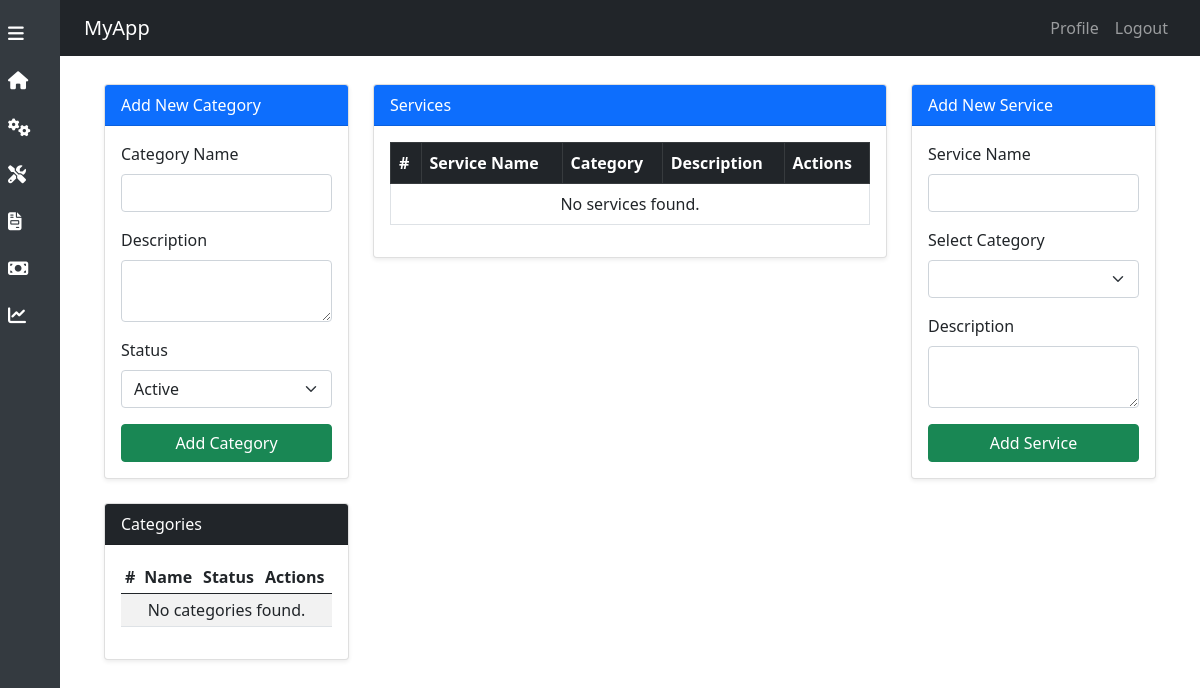
Before: /service/service/ with the older database file.
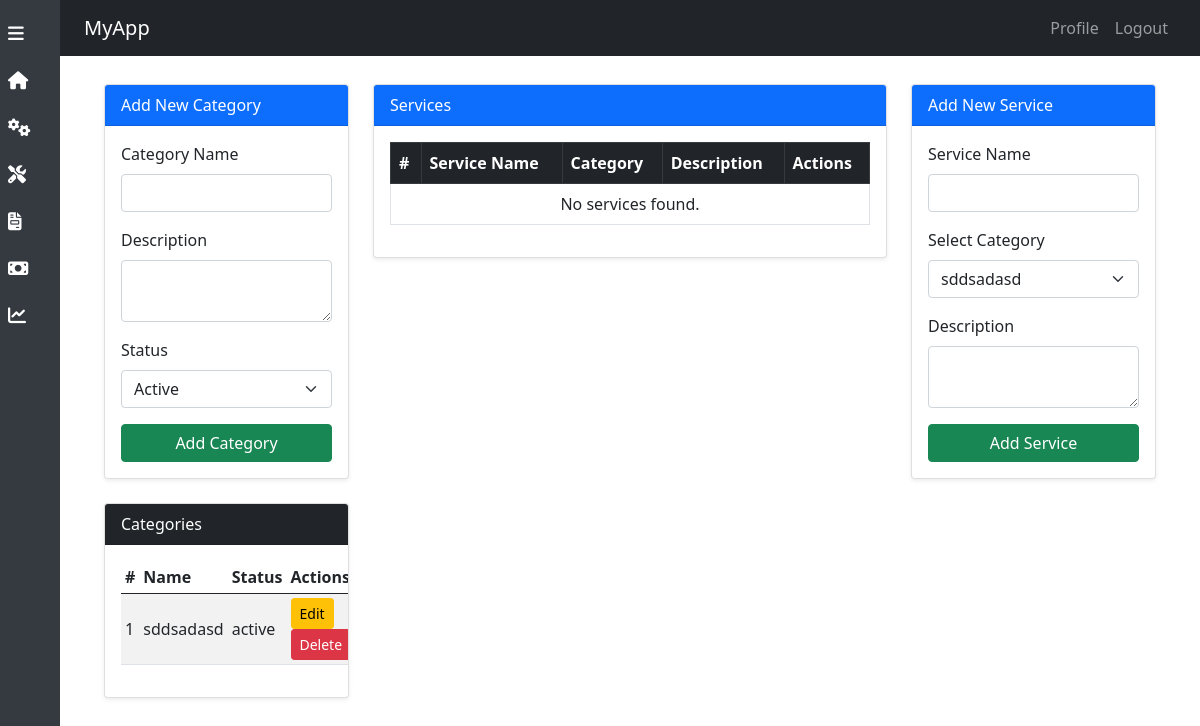
After: the same page with the newer database file.
### service/models.py (models this page shows, shortened)
class Category(models.Model):
    STATUS_CHOICES = [
        ('Active', 'Active'),
        ('Inactive', 'Inactive'),
    ]
    name = models.CharField(max_length=255, unique=True)
    description = models.TextField(blank=True, null=True)
    status = models.CharField(max_length=10, choices=STATUS_CHOICES, default='Active')

### service/views.py (the view)
# urls.py: path('', include('dashboard.urls')),
def dashboard(request):
    categories = Category.objects.all()
    services = Service.objects.all()
    return render(request, 'service.html', {'categories': categories, 'services': services})

### service/templates/service.html (shortened to what the changed rows need)
{% extends 'base.html' %}
{% load static %}
{% block content %}
<div class="container-fluid mt-4">
  <div class="row">
    <div class="col-md-3">
      <div class="card shadow-sm">
        <div class="card-body table-responsive">
          <table class="table table-sm table-striped align-middle">
            <thead>
              <tr>
                <th>#</th>
                <th>Name</th>
                <th>Status</th>
                <th>Actions</th>
              </tr>
            </thead>
            <tbody>
              {% for category in categories %}
              <tr>
                <td>{{ forloop.counter }}</td>
                <td>{{ category.name }}</td>
                <td>{{ category.status }}</td>
                <td>
                  <button class="btn btn-warning btn-sm" data-bs-toggle="modal" data-bs-target="#editCategoryModal{{ category.id }}">
                    Edit
                  </button>
                  <a href="{% url 'delete_category' category.id %}" class="btn btn-danger btn-sm" onclick="return confirmDelete();">
                    Delete
                  </a>
                </td>
              </tr>
              {% empty %}
              <tr><td colspan="4" class="text-center">No categories found.</td></tr>
              {% endfor %}
            </tbody>
          </table>
        </div>
      </div>
    </div>
    <div class="col-md-6">
      <div class="card shadow-sm">
        <div class="card-body table-responsive">
          <table class="table table-bordered align-middle">
            <thead class="table-dark">
              <tr>
                <th>#</th>
                <th>Service Name</th>
                <th>Category</th>
                <th>Description</th>
                <th>Actions</th>
              </tr>
            </thead>
          </table>
        </div>
      </div>
    </div>
    <div class="col-md-3">
      <div class="card shadow-sm">
        <div class="card-body">
          <form method="POST" action="{% url 'add_service' %}">
            <div class="mb-3">
              <label class="form-label">Select Category</label>
              <select name="category" class="form-select" required>
                {% for category in categories %}
                <option value="{{ category.id }}">{{ category.name }}</option>
                {% endfor %}
              </select>
            </div>
          </form>
        </div>
      </div>
    </div>
  </div>
</div>
{% endblock %}

Changed rows visible on the page:
added Category: name "sddsadasd", status "active"
Other visible differences:
form field category: (not shown) → "sddsadasd"
text no longer shown: "No categories found."
